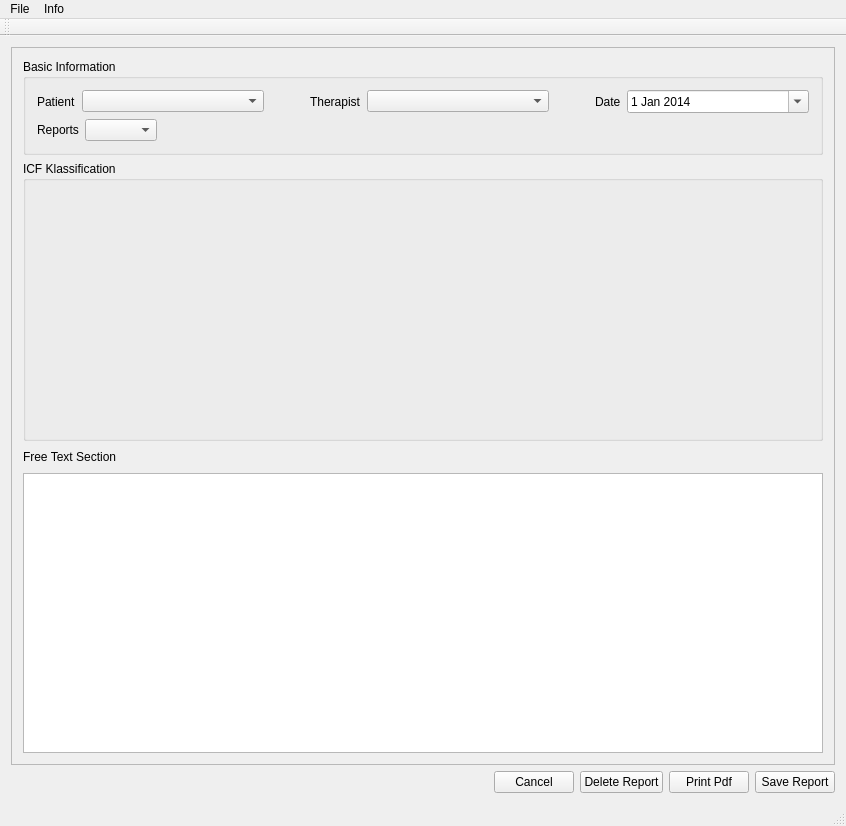
<?xml version="1.0" encoding="UTF-8"?>
<ui version="4.0">
 <class>MainWindow</class>
 <widget class="QMainWindow" name="MainWindow">
  <property name="geometry">
   <rect>
    <x>0</x>
    <y>0</y>
    <width>846</width>
    <height>826</height>
   </rect>
  </property>
  <property name="windowTitle">
   <string>MainWindow</string>
  </property>
  <widget class="QWidget" name="centralWidget">
   <layout class="QVBoxLayout" name="verticalLayout_3">
    <item>
     <widget class="QScrollArea" name="scrollArea">
      <property name="autoFillBackground">
       <bool>false</bool>
      </property>
      <property name="widgetResizable">
       <bool>true</bool>
      </property>
      <widget class="QWidget" name="scrollAreaWidgetContents">
       <property name="geometry">
        <rect>
         <x>0</x>
         <y>0</y>
         <width>826</width>
         <height>716</height>
        </rect>
       </property>
       <layout class="QVBoxLayout" name="verticalLayout_2">
        <item>
         <widget class="QGroupBox" name="groupBox">
          <property name="title">
           <string>Basic Information</string>
          </property>
          <layout class="QVBoxLayout" name="verticalLayout_4">
           <item>
            <layout class="QHBoxLayout" name="horizontalLayout_4">
             <item>
              <widget class="QLabel" name="label_2">
               <property name="sizePolicy">
                <sizepolicy hsizetype="Preferred" vsizetype="Preferred">
                 <horstretch>0</horstretch>
                 <verstretch>0</verstretch>
                </sizepolicy>
               </property>
               <property name="text">
                <string>Patient</string>
               </property>
              </widget>
             </item>
             <item>
              <widget class="QComboBox" name="patientcB">
               <property name="sizePolicy">
                <sizepolicy hsizetype="MinimumExpanding" vsizetype="Fixed">
                 <horstretch>0</horstretch>
                 <verstretch>0</verstretch>
                </sizepolicy>
               </property>
              </widget>
             </item>
             <item>
              <spacer name="horizontalSpacer_3">
               <property name="orientation">
                <enum>Qt::Horizontal</enum>
               </property>
               <property name="sizeType">
                <enum>QSizePolicy::Preferred</enum>
               </property>
               <property name="sizeHint" stdset="0">
                <size>
                 <width>40</width>
                 <height>20</height>
                </size>
               </property>
              </spacer>
             </item>
             <item>
              <widget class="QLabel" name="label_3">
               <property name="sizePolicy">
                <sizepolicy hsizetype="Preferred" vsizetype="Preferred">
                 <horstretch>0</horstretch>
                 <verstretch>0</verstretch>
                </sizepolicy>
               </property>
               <property name="text">
                <string>Therapist</string>
               </property>
              </widget>
             </item>
             <item>
              <widget class="QComboBox" name="therapeutcB">
               <property name="sizePolicy">
                <sizepolicy hsizetype="MinimumExpanding" vsizetype="Fixed">
                 <horstretch>0</horstretch>
                 <verstretch>0</verstretch>
                </sizepolicy>
               </property>
              </widget>
             </item>
             <item>
              <spacer name="horizontalSpacer_2">
               <property name="orientation">
                <enum>Qt::Horizontal</enum>
               </property>
               <property name="sizeType">
                <enum>QSizePolicy::Preferred</enum>
               </property>
               <property name="sizeHint" stdset="0">
                <size>
                 <width>40</width>
                 <height>20</height>
                </size>
               </property>
              </spacer>
             </item>
             <item>
              <widget class="QLabel" name="label_4">
               <property name="sizePolicy">
                <sizepolicy hsizetype="Preferred" vsizetype="Preferred">
                 <horstretch>0</horstretch>
                 <verstretch>0</verstretch>
                </sizepolicy>
               </property>
               <property name="text">
                <string>Date</string>
               </property>
              </widget>
             </item>
             <item>
              <widget class="QDateEdit" name="dateEdit">
               <property name="sizePolicy">
                <sizepolicy hsizetype="MinimumExpanding" vsizetype="Fixed">
                 <horstretch>0</horstretch>
                 <verstretch>0</verstretch>
                </sizepolicy>
               </property>
               <property name="minimumDate">
                <date>
                 <year>2014</year>
                 <month>1</month>
                 <day>1</day>
                </date>
               </property>
               <property name="calendarPopup">
                <bool>true</bool>
               </property>
              </widget>
             </item>
            </layout>
           </item>
           <item>
            <layout class="QHBoxLayout" name="horizontalLayout">
             <item>
              <widget class="QLabel" name="label_5">
               <property name="text">
                <string>Reports</string>
               </property>
              </widget>
             </item>
             <item>
              <widget class="QComboBox" name="reportcB">
               <property name="sizePolicy">
                <sizepolicy hsizetype="Preferred" vsizetype="Fixed">
                 <horstretch>0</horstretch>
                 <verstretch>0</verstretch>
                </sizepolicy>
               </property>
               <property name="maximumSize">
                <size>
                 <width>16777215</width>
                 <height>16777215</height>
                </size>
               </property>
              </widget>
             </item>
             <item>
              <spacer name="horizontalSpacer_5">
               <property name="orientation">
                <enum>Qt::Horizontal</enum>
               </property>
               <property name="sizeType">
                <enum>QSizePolicy::Expanding</enum>
               </property>
               <property name="sizeHint" stdset="0">
                <size>
                 <width>40</width>
                 <height>20</height>
                </size>
               </property>
              </spacer>
             </item>
            </layout>
           </item>
          </layout>
         </widget>
        </item>
        <item>
         <widget class="QGroupBox" name="groupBox_2">
          <property name="title">
           <string>ICF Klassification</string>
          </property>
          <layout class="QVBoxLayout" name="verticalLayout">
           <item>
            <widget class="GUI_Function" name="functionsWidget" native="true"/>
           </item>
           <item>
            <spacer name="verticalSpacer_8">
             <property name="orientation">
              <enum>Qt::Vertical</enum>
             </property>
             <property name="sizeHint" stdset="0">
              <size>
               <width>20</width>
               <height>40</height>
              </size>
             </property>
            </spacer>
           </item>
           <item>
            <widget class="GUI_Function" name="structuresWidget" native="true"/>
           </item>
           <item>
            <spacer name="verticalSpacer_10">
             <property name="orientation">
              <enum>Qt::Vertical</enum>
             </property>
             <property name="sizeHint" stdset="0">
              <size>
               <width>20</width>
               <height>40</height>
              </size>
             </property>
            </spacer>
           </item>
           <item>
            <widget class="GUI_Function" name="partizipationWidget" native="true"/>
           </item>
           <item>
            <spacer name="verticalSpacer_11">
             <property name="orientation">
              <enum>Qt::Vertical</enum>
             </property>
             <property name="sizeHint" stdset="0">
              <size>
               <width>20</width>
               <height>9</height>
              </size>
             </property>
            </spacer>
           </item>
           <item>
            <widget class="GUI_Function" name="contextWidget" native="true"/>
           </item>
          </layout>
         </widget>
        </item>
        <item>
         <layout class="QHBoxLayout" name="horizontalLayout_3">
          <item>
           <widget class="QLabel" name="label">
            <property name="text">
             <string>Free Text Section</string>
            </property>
           </widget>
          </item>
          <item>
           <spacer name="horizontalSpacer">
            <property name="orientation">
             <enum>Qt::Horizontal</enum>
            </property>
            <property name="sizeHint" stdset="0">
             <size>
              <width>40</width>
              <height>20</height>
             </size>
            </property>
           </spacer>
          </item>
         </layout>
        </item>
        <item>
         <widget class="QTextEdit" name="textEdit"/>
        </item>
       </layout>
      </widget>
     </widget>
    </item>
    <item>
     <layout class="QHBoxLayout" name="horizontalLayout_2">
      <item>
       <spacer name="horizontalSpacer_4">
        <property name="orientation">
         <enum>Qt::Horizontal</enum>
        </property>
        <property name="sizeHint" stdset="0">
         <size>
          <width>40</width>
          <height>20</height>
         </size>
        </property>
       </spacer>
      </item>
      <item>
       <widget class="QPushButton" name="cancelButton">
        <property name="text">
         <string>Cancel</string>
        </property>
       </widget>
      </item>
      <item>
       <widget class="QPushButton" name="deleteButton">
        <property name="text">
         <string>Delete Report</string>
        </property>
       </widget>
      </item>
      <item>
       <widget class="QPushButton" name="printButton">
        <property name="text">
         <string>Print Pdf</string>
        </property>
       </widget>
      </item>
      <item>
       <widget class="QPushButton" name="saveButton">
        <property name="text">
         <string>Save Report</string>
        </property>
       </widget>
      </item>
     </layout>
    </item>
   </layout>
  </widget>
  <widget class="QMenuBar" name="menuBar">
   <property name="geometry">
    <rect>
     <x>0</x>
     <y>0</y>
     <width>846</width>
     <height>20</height>
    </rect>
   </property>
   <widget class="QMenu" name="menuAbout">
    <property name="title">
     <string>Info</string>
    </property>
    <addaction name="actionAbout"/>
   </widget>
   <widget class="QMenu" name="menuFile">
    <property name="title">
     <string>File</string>
    </property>
    <addaction name="actionNew_Therapist"/>
    <addaction name="actionNew_Patient"/>
    <addaction name="actionManage_Therapists"/>
    <addaction name="actionManage_Patients"/>
    <addaction name="actionSave_Report"/>
    <addaction name="actionSave_All"/>
    <addaction name="actionPrint_Pdf"/>
    <addaction name="actionExit"/>
   </widget>
   <addaction name="menuFile"/>
   <addaction name="menuAbout"/>
  </widget>
  <widget class="QToolBar" name="mainToolBar">
   <attribute name="toolBarArea">
    <enum>TopToolBarArea</enum>
   </attribute>
   <attribute name="toolBarBreak">
    <bool>false</bool>
   </attribute>
  </widget>
  <widget class="QStatusBar" name="statusBar"/>
  <action name="actionAbout">
   <property name="text">
    <string>About</string>
   </property>
   <property name="shortcut">
    <string>Ctrl+A</string>
   </property>
  </action>
  <action name="actionNew_Therapist">
   <property name="text">
    <string>New Therapist</string>
   </property>
  </action>
  <action name="actionNew_Patient">
   <property name="text">
    <string>New Patient</string>
   </property>
  </action>
  <action name="actionManage_Therapists">
   <property name="text">
    <string>Manage Therapists</string>
   </property>
   <property name="shortcut">
    <string>Ctrl+Shift+T</string>
   </property>
  </action>
  <action name="actionManage_Patients">
   <property name="text">
    <string>Manage Patients</string>
   </property>
   <property name="shortcut">
    <string>Ctrl+Shift+P</string>
   </property>
  </action>
  <action name="actionExit">
   <property name="text">
    <string>Exit</string>
   </property>
   <property name="shortcut">
    <string>Ctrl+X</string>
   </property>
  </action>
  <action name="actionPrint_Pdf">
   <property name="text">
    <string>Print Pdf</string>
   </property>
   <property name="shortcut">
    <string>Ctrl+P</string>
   </property>
  </action>
  <action name="actionSave_Report">
   <property name="text">
    <string>Save Report</string>
   </property>
   <property name="shortcut">
    <string>Ctrl+S</string>
   </property>
  </action>
  <action name="actionSave_All">
   <property name="text">
    <string>Save All</string>
   </property>
  </action>
 </widget>
 <layoutdefault spacing="6" margin="11"/>
 <customwidgets>
  <customwidget>
   <class>GUI_Function</class>
   <extends>QWidget</extends>
   <header location="global">gui_function.h</header>
   <container>1</container>
  </customwidget>
 </customwidgets>
 <resources/>
 <connections/>
</ui>
